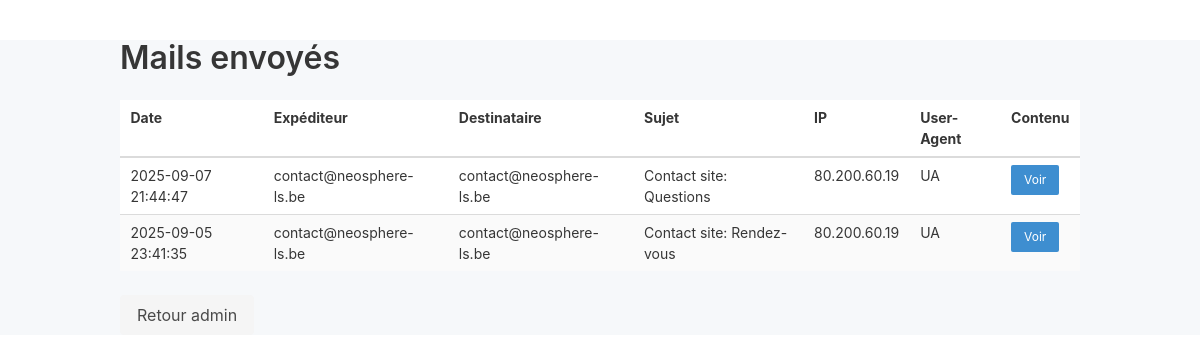
/admin/mails_envoyes.php (signed in), run on the app's committed database.
### tables this page shows
CREATE TABLE `sent_mails` (
  `id` int(11) NOT NULL,
  `sender` varchar(255) DEFAULT NULL,
  `recipient` varchar(255) DEFAULT NULL,
  `subject` varchar(255) DEFAULT NULL,
  `body` text DEFAULT NULL,
  `sent_at` datetime DEFAULT NULL,
  `ip` varchar(64) DEFAULT NULL,
  `user_agent` text DEFAULT NULL
);

### admin/mails_envoyes.php (the view, shortened to what this page needs)
<?php
require_once __DIR__ . '/inc/db.php';
$rows = [];
try {
    $stmt = $pdo->query("SELECT * FROM sent_mails ORDER BY sent_at DESC LIMIT 100");
    $rows = $stmt->fetchAll(PDO::FETCH_ASSOC);
} catch (Exception $e) { $rows = []; }
?><!DOCTYPE html>
<html lang="fr">
<head>
    <link rel="stylesheet" href="https://cdn.jsdelivr.net/npm/bulma@0.9.4/css/bulma.min.css">
</head>
<body>
<div class="container" style="margin-top:40px;">
    <h1 class="title is-3">Mails envoyés</h1>
    <table class="table is-striped is-fullwidth">
        <thead>
            <tr>
                <th>Date</th>
                <th>Expéditeur</th>
                <th>Destinataire</th>
                <th>Sujet</th>
                <th>IP</th>
                <th>User-Agent</th>
                <th>Contenu</th>
            </tr>
        </thead>
        <tbody>
        <?php foreach($rows as $mail): ?>
            <tr>
                <td><?= htmlspecialchars($mail['sent_at']) ?></td>
                <td><?= htmlspecialchars($mail['sender']) ?></td>
                <td><?= htmlspecialchars($mail['recipient']) ?></td>
                <td><?= htmlspecialchars($mail['subject']) ?></td>
                <td><?= htmlspecialchars($mail['ip']) ?></td>
                <td><span title="<?= htmlspecialchars($mail['user_agent']) ?>">UA</span></td>
                <td><button class="button is-small is-info" onclick="showMailBody(this)">Voir</button><div class="mail-body" style="display:none;max-width:500px;"><?= $mail['body'] ?></div></td>
            </tr>
        <?php endforeach; ?>
        </tbody>
    </table>
    <a href="index.php" class="button is-light">Retour admin</a>
</div>
</body>
</html>

### data on the page
sent_mails: sent_at "2025-09-07 21:44:47", sender "contact@neosphere-ls.be", recipient "contact@neosphere-ls.be", subject "Contact site: Questions", ip "80.200.60.19"
sent_mails: sent_at "2025-09-05 23:41:35", sender "contact@neosphere-ls.be", recipient "contact@neosphere-ls.be", subject "Contact site: Rendez-vous", ip "80.200.60.19"
